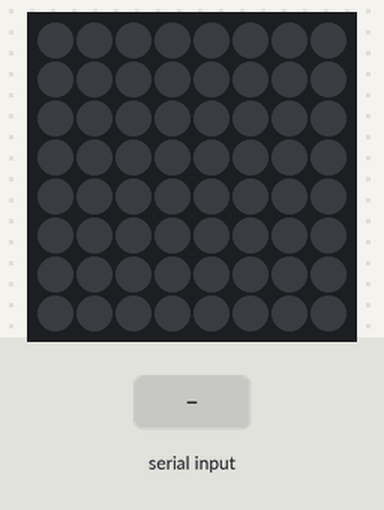
This sketch was run on a simulated Arduino Uno, built with avr-gcc and run on an emulated ATmega328P. Shown: 8×8 RGB LED matrix (first LED top left, wired row by row). The test bench sets the inputs (shaded band). Dim RGB values are drawn brighter than linear; random numbers use the default seed unless the sketch sets one.

Above: at 1.2 s.
1.3 s: "start_animation\n" received over Serial
At 1.42 s:
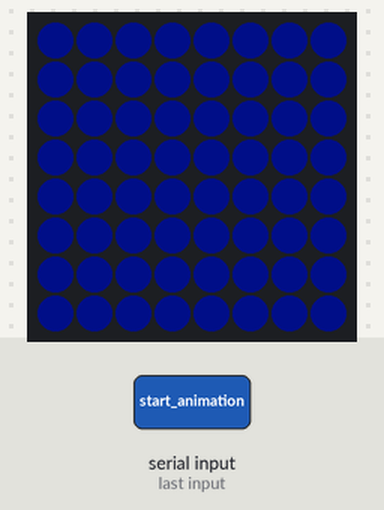
6.0 s: "all_on\n" received over Serial
At 8.7 s:
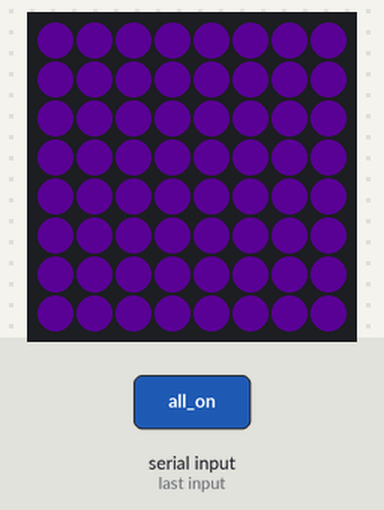
9.0 s: "snake_start\n" received over Serial
At 9.4 s:
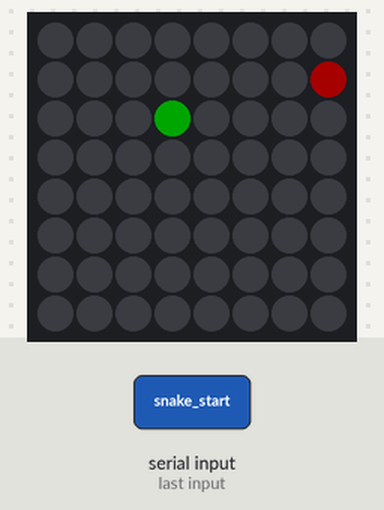
Timing chart, 0 to 12.0 s (numbered marks = the images above; inputs shaded):
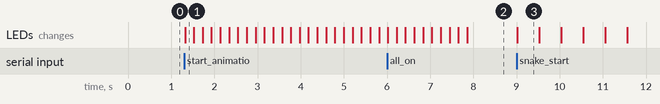

Measured:
- after the input at 1.3 s, the LEDs: change at once (image 1)
- after the input at 9.0 s, the LEDs: change at once (image 3)
- what the display in image 3 shows lasts 0.5 s, from 9.0 s to 9.5 s

The sketch:

o2t.ino
```cpp
#include <Adafruit_GFX.h>
#include <Adafruit_NeoMatrix.h>
#include <Adafruit_NeoPixel.h>

#define PIN           6
#define MATRIX_WIDTH  8
#define MATRIX_HEIGHT 8
#define CHAR_WIDTH    8 // The width of one character in pixels, including the space between characters

Adafruit_NeoMatrix matrix = Adafruit_NeoMatrix(MATRIX_WIDTH, MATRIX_HEIGHT, PIN, NEO_MATRIX_BOTTOM + NEO_MATRIX_LEFT + NEO_MATRIX_ROWS + NEO_MATRIX_ZIGZAG, NEO_GRB + NEO_KHZ800);

String incomingCommand = "";

// Snake game variables
int snakeX[64], snakeY[64];
int foodX, foodY;
int snakeLength;
int snakeDir; // 0: up, 1: right, 2: down, 3: left
bool gameRunning;
bool gamePaused = false;


void setup() {
  Serial.begin(9600);
  matrix.begin();
  matrix.setTextWrap(false);
  matrix.setBrightness(40);
  matrix.setTextColor(matrix.Color(0, 0, 255)); // Set default text color
  matrix.fillScreen(1);
  matrix.show();
}

void loop() {
  if (Serial.available() > 0) {
    incomingCommand = Serial.readStringUntil('\n');
    if (incomingCommand == "all_on") {
      setAllPixels(75, 0, 130);
    } else if (incomingCommand == "all_off") {
      setAllPixels(0, 0, 0);
    } else if (incomingCommand.startsWith("display_text:")) {
      int separatorIndex = incomingCommand.indexOf(":", 13);
      String textToDisplay = incomingCommand.substring(13, separatorIndex);
      String colorHex = incomingCommand.substring(separatorIndex + 1);
      uint32_t color = (uint32_t)strtol(colorHex.c_str() + 1, NULL, 16);
      setColor(color);
      displayTextOnLEDs(textToDisplay);
    } else if (incomingCommand == "start_animation") {
      startAnimation();
    } else if (incomingCommand == "snake_start") {
      startSnakeGame();
    } else if (incomingCommand.startsWith("snake_")) {
      handleSnakeCommand(incomingCommand);
    }
  }

  updateSnakeGame();
}

void setAllPixels(uint8_t red, uint8_t green, uint8_t blue) {
  for (int i = 0; i < MATRIX_WIDTH * MATRIX_HEIGHT; i++) {
    matrix.setPixelColor(i, red, green, blue);
  }
  matrix.show();
}

void setColor(uint32_t color) {
  uint8_t red = (color >> 16) & 0xFF;
  uint8_t green = (color >> 8) & 0xFF;
  uint8_t blue = color & 0xFF;
  matrix.setTextColor(matrix.Color(red, green, blue));
}

void displayTextOnLEDs(String text) {
  int textLength = text.length() * CHAR_WIDTH;
  for (int xPos = MATRIX_WIDTH; xPos > -textLength; xPos--) {
    matrix.fillScreen(1);
    matrix.setCursor(xPos, 0);
    matrix.print(text);
    matrix.show();
    delay(80);
  }
}

void startAnimation() {
  // Add your animation logic here.
  // Example: Cycle through all colors
  for (int colorIndex = 0; colorIndex < 256; colorIndex++) {
    uint32_t color = matrix.Color(colorIndex, 230, 255 - colorIndex);
   for (int i = 0; i < MATRIX_WIDTH * MATRIX_HEIGHT; i++) {
      matrix.setPixelColor(i, color);
    }
    matrix.show();
    delay(20);
  }
}

void startSnakeGame() {
  snakeX[0] = 3;
  snakeY[0] = 3;
  snakeLength = 1;
  snakeDir = 0; // Start moving up
  generateFood();
  gameRunning = true;
}


void updateSnakeGame() {
  if (!gameRunning || gamePaused) return;

  moveSnake();
  drawSnake();
  checkCollision();
  matrix.show();
  delay(500);
}


void handleSnakeCommand(String command) {
  if (incomingCommand == "snake_pause") {
      gamePaused = true;
    } else if (incomingCommand == "snake_start") {
      gamePaused = false;
    } else if (incomingCommand == "snake_up") {
      snakeDir = 0;
    } else if (incomingCommand == "snake_down") {
      snakeDir = 2;
    } else if (incomingCommand == "snake_right") {
      snakeDir = 1;
    } else if (incomingCommand == "snake_left") {
      snakeDir = 3;
    }
  }


void generateFood() {
  foodX = random(0, MATRIX_WIDTH);
  foodY = random(0, MATRIX_HEIGHT);
}

void moveSnake() {
  for (int i = snakeLength - 1; i > 0; i--) {
    snakeX[i] = snakeX[i - 1];
    snakeY[i] = snakeY[i - 1];
  }

  switch (snakeDir) {
    case 0: // up
      snakeY[0]--;
      break;
    case 1: // right
      snakeX[0]++;
      break;
    case 2: // down
      snakeY[0]++;
      break;
    case 3: // left
      snakeX[0]--;
      break;
  }

  // Wrap around when hitting the wall
  if (snakeX[0] < 0) {
    snakeX[0] = MATRIX_WIDTH - 1;
  } else if (snakeX[0] >= MATRIX_WIDTH) {
    snakeX[0] = 0;
  }

  if (snakeY[0] < 0) {
    snakeY[0] = MATRIX_HEIGHT - 1;
  } else if (snakeY[0] >= MATRIX_HEIGHT) {
    snakeY[0] = 0;
  }
}

void drawSnake() {
  matrix.fillScreen(0);
  for (int i = 0; i < snakeLength; i++) {
    matrix.drawPixel(snakeX[i], snakeY[i], matrix.Color(0, 255, 0));
  }
  matrix.drawPixel(foodX, foodY, matrix.Color(255, 0, 0));
}

void checkCollision() {
  // Check for food collision
  if (snakeX[0] == foodX && snakeY[0] == foodY) {
    snakeLength++;
    generateFood();
  }


  // Check for self collision
  for (int i = 1; i < snakeLength; i++) {
    if (snakeX[0] == snakeX[i] && snakeY[0] == snakeY[i]) {
      gameRunning = false;
    }
  }
}
```
